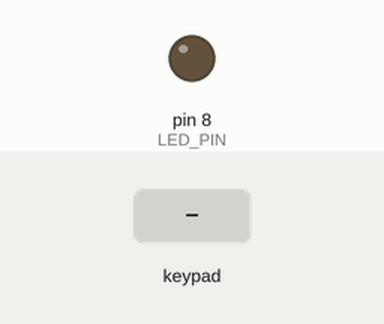
Simulated run of this sketch. Board: Arduino Uno, built with avr-gcc and run on an emulated ATmega328P. Shown: output pins drawn as LEDs (lit = HIGH). Inputs (shaded band) come from the test bench.

Above: at 1.2 s.
1.3 s: key '1' pressed
At 2.43 s:
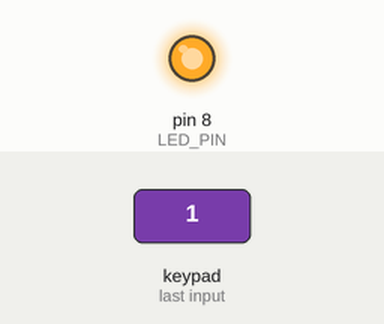
4.3 s: keypad keys 1 3 1 2 1 1 1 0 pressed 0.4 s apart
Timing chart, 0 to 15.0 s (numbered marks = the images above; inputs shaded):
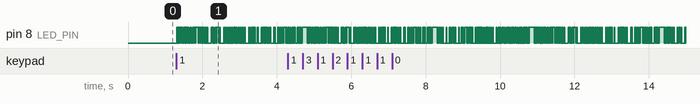

The sketch:

transmitter.ino
```cpp
#define LED_PIN 8
#define PERIOD 14
#include <Keypad.h>
const byte ROWS = 4;
const byte COLS = 4;
char keys[ROWS][COLS] = {
  {'1', '2', '3', 'A'},
  {'4', '5', '6', 'B'},
  {'7', '8', '9', 'C'},
  {'*', '0', '#', 'D'}
};
byte rowPins[ROWS] = {13, 12, 11, 10};
byte colPins[COLS] = {9, 5, 7, 6};

Keypad keypad = Keypad( makeKeymap(keys), rowPins, colPins, ROWS, COLS );

void setup() {
  pinMode(LED_PIN, OUTPUT);
  Serial.begin(9600);
}

void loop() {
  char Key = keypad.getKey();
  if (Key) {
  digitalWrite(LED_PIN, HIGH);
   if (Key == '1')
    {
       send_data("Welcome to LI-FI IT MY PROJECT");
    }
    else  if (Key == '2')
    {
       send_data("MY NAME IS MUQTADA");
    }
     else  if (Key == '3')
    {
       send_data("I AM COMPUTER ENGINEER");
    }
     else  if (Key == '4')
    {
       send_data("LI-FI USES LIGHT FOR DATA TRANSMISSION");
    }
  }

}

void send_data(const char *my_message) {
    char my_sentence[50];
  strcpy(my_sentence, my_message);
  delay(PERIOD);

  for (int j = 0; j < strlen(my_sentence); j++) {
    for (int i = 7; i >= 0; i--) {

      digitalWrite(LED_PIN, bitRead(my_sentence[j], i) != 0);
      delay(PERIOD);
    }
  }


  digitalWrite(LED_PIN, HIGH);
  delay(100);
}
```
